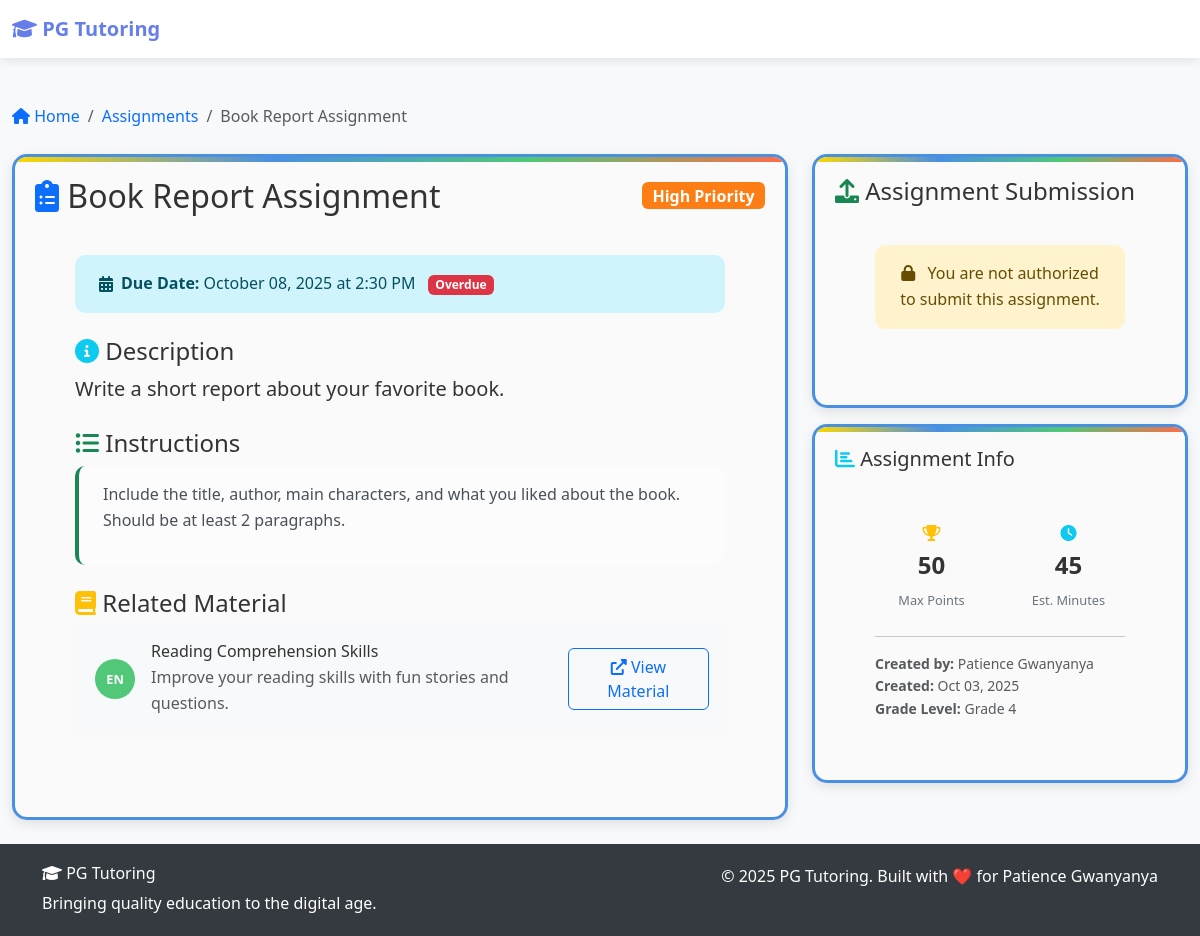
/hub/assignment/2/, run on the app's committed database.
### hub/models.py (models this page shows, shortened)
class Assignment(models.Model):
    PRIORITY_LEVELS = (
        ("low", "Low Priority"),
        ("medium", "Medium Priority"),
        ("high", "High Priority"),
        ("urgent", "Urgent"),
    )
    title = models.CharField(max_length=200)
    description = models.TextField()
    material = models.ForeignKey(
        Material, on_delete=models.CASCADE, related_name="assignments"
    )
    assigned_to = models.ManyToManyField(
        settings.AUTH_USER_MODEL,
        related_name="assignments",
        limit_choices_to={"user_type": "student"},
    )
    due_date = models.DateTimeField()
    priority = models.CharField(
        max_length=10, choices=PRIORITY_LEVELS, default="medium"
    )
    max_score = models.PositiveIntegerField(
        default=100, validators=[MinValueValidator(1), MaxValueValidator(1000)]
    )
    instructions = models.TextField(
        blank=True, help_text="Detailed instructions for students"
    )
    submission_format = models.CharField(
        max_length=200,
        blank=True,
        help_text="Expected submission format (e.g., PDF, handwritten, online quiz)",
    )
    created_by = models.ForeignKey(
        settings.AUTH_USER_MODEL,
        on_delete=models.CASCADE,
        related_name="created_assignments",
    )
    created_at = models.DateTimeField(auto_now_add=True)
    updated_at = models.DateTimeField(auto_now=True)
    is_active = models.BooleanField(default=True)
    class Meta:
        ordering = ["due_date", "-created_at"]
        verbose_name = "Assignment"
        verbose_name_plural = "Assignments"
        indexes = [
            models.Index(fields=["due_date", "is_active"]),
            models.Index(fields=["created_by", "created_at"]),
        ]
    @property
    def is_overdue(self):
        from django.utils import timezone
        return self.due_date < timezone.now()

class Material(models.Model):
    MATERIAL_TYPES = (
        ("worksheet", "Worksheet"),
        ("test", "Test"),
        ("assignment", "Assignment"),
        ("reading", "Reading Material"),
        ("video", "Video"),
        ("audio", "Audio"),
        ("presentation", "Presentation"),
        ("game", "Educational Game"),
        ("reference", "Reference Material"),
    )
    DIFFICULTY_LEVELS = (
        ("beginner", "Beginner"),
        ("intermediate", "Intermediate"),
        ("advanced", "Advanced"),
    )
    GRADE_LEVELS = (
        ("k", "Kindergarten"),
        ("1", "Grade 1"),
        ("2", "Grade 2"),
        ("3", "Grade 3"),
        ("4", "Grade 4"),
        ("5", "Grade 5"),
        ("6", "Grade 6"),
        ("7", "Grade 7"),
        ("8", "Grade 8"),
        ("9", "Grade 9"),
        ("10", "Grade 10"),
        ("11", "Grade 11"),
        ("12", "Grade 12"),
        ("university", "University Level"),
    )
    title = models.CharField(max_length=200)
    description = models.TextField()
    material_type = models.CharField(max_length=20, choices=MATERIAL_TYPES)
    subject = models.ForeignKey(
        Subject, on_delete=models.CASCADE, related_name="materials"
    )
    difficulty_level = models.CharField(max_length=20, choices=DIFFICULTY_LEVELS)
    file = models.FileField(
        upload_to=material_upload_path,
        blank=True,
        null=True,
        validators=[
            validate_file_size,
            FileExtensionValidator(
                allowed_extensions=[
                    "pdf",
                    "doc",
                    "docx",
                    "ppt",
                    "pptx",
                    "xls",
                    "xlsx",
                    "jpg",
                    "jpeg",
                    "png",
                    "gif",
                    "svg",
                    "mp4",
                    "avi",
                    "mov",
                    "wmv",
                    "mp3",
                    "wav",
                    "ogg",
                    "zip",
                    "rar",
                    "txt",
                ]
            ),
        ],
        help_text="Upload educational material (max 50MB)",
    )
    external_link = models.URLField(blank=True, help_text="External resource link")
    grade_level = models.CharField(max_length=20, choices=GRADE_LEVELS)
    estimated_time = models.IntegerField(
        validators=[MinValueValidator(1), MaxValueValidator(1440)],
        help_text="Estimated time in minutes (1-1440)",
    )
    tags = models.CharField(
        max_length=500,
        blank=True,
        help_text="Comma-separated tags (e.g., algebra, fractions, beginner)",
    )
    uploaded_by = models.ForeignKey(
        settings.AUTH_USER_MODEL,
        on_delete=models.CASCADE,
        related_name="uploaded_materials",
    )
    created_at = models.DateTimeField(auto_now_add=True)
    updated_at = models.DateTimeField(auto_now=True)
    is_active = models.BooleanField(default=True)
    download_count = models.PositiveIntegerField(default=0, null=True, blank=True)
    class Meta:
        ordering = ["-created_at"]
        verbose_name = "Material"
        verbose_name_plural = "Materials"
        indexes = [
            models.Index(fields=["subject", "grade_level"]),
            models.Index(fields=["material_type", "difficulty_level"]),
            models.Index(fields=["is_active", "created_at"]),
        ]

class Subject(models.Model):
    name = models.CharField(max_length=100, unique=True)
    description = models.TextField(blank=True)
    color_code = models.CharField(
        max_length=7, default="#007bff", help_text="Hex color code (e.g., #FF5733)"
    )
    is_active = models.BooleanField(default=True)
    created_at = models.DateTimeField(auto_now_add=True, null=True, blank=True)
    class Meta:
        ordering = ["name"]
        verbose_name = "Subject"
        verbose_name_plural = "Subjects"

### users/models.py (models this page shows, shortened)
class CustomUser(AbstractUser):
    USER_TYPES = (
        ("student", "Student"),
        ("parent", "Parent"),
        ("teacher", "Teacher"),
    )
    phone_regex = RegexValidator(
        regex=r"^\+?1?\d{9,15}$",
        message="Phone number must be entered in the format: '+999999999'. Up to 15 digits allowed.",
    )
    user_type = models.CharField(max_length=10, choices=USER_TYPES, default="student")
    phone_number = models.CharField(
        validators=[phone_regex],
        max_length=17,
        blank=True,
        help_text="Enter phone number in format: +1234567890",
    )
    date_of_birth = models.DateField(null=True, blank=True)
    profile_picture = models.ImageField(
        upload_to=profile_picture_path,
        blank=True,
        null=True,
        validators=[
            validate_image_size,
            FileExtensionValidator(allowed_extensions=["jpg", "jpeg", "png", "gif"]),
        ],
        help_text="Upload a profile picture (max 5MB, JPG/PNG/GIF only)",
    )
    grade_level = models.CharField(max_length=20, blank=True)
    parent_email = models.EmailField(blank=True)
    emergency_contact_name = models.CharField(max_length=100, blank=True)
    emergency_contact_phone = models.CharField(
        validators=[phone_regex], max_length=17, blank=True
    )
    is_verified = models.BooleanField(default=False)
    verification_token = models.CharField(max_length=100, blank=True)
    created_at = models.DateTimeField(auto_now_add=True)
    updated_at = models.DateTimeField(auto_now=True)
    class Meta:
        verbose_name = "User"
        verbose_name_plural = "Users"
        indexes = [
            models.Index(fields=["user_type"]),
            models.Index(fields=["is_verified"]),
        ]

### hub/views.py (the view)
def assignment_detail(request, assignment_id):
    assignment = get_object_or_404(Assignment, pk=assignment_id)
    submission = None
    if request.user.is_authenticated and request.user.user_type == "student":
        submission = AssignmentSubmission.objects.filter(
            assignment=assignment, student=request.user
        ).first()
    context = {
        "assignment": assignment,
        "submission": submission,
        "can_submit": (
            request.user.is_authenticated
            and request.user.user_type == "student"
            and request.user in assignment.assigned_to.all()
        ),
    }
    return render(request, "hub/assignment_detail.html", context)

### templates/hub/assignment_detail.html (shortened to what this page needs)
{% extends 'base.html' %}
{% load static %}
{% block content %}
<div class="container-fluid py-4">
    <nav aria-label="breadcrumb" class="mb-4">
        <ol class="breadcrumb">
            <li class="breadcrumb-item"><a href="{% url 'dashboard:dashboard' %}" class="text-decoration-none"><i class="fas fa-home"></i> Home</a></li>
            <li class="breadcrumb-item"><a href="{% url 'hub:assignments_list' %}" class="text-decoration-none">Assignments</a></li>
            <li class="breadcrumb-item active">{{ assignment.title }}</li>
        </ol>
    </nav>
    <div class="row">
        <div class="col-lg-8">
            <div class="kids-card">
                <div class="card-header d-flex justify-content-between align-items-center">
                    <h2 class="mb-0">
                        <i class="fas fa-clipboard-list text-primary"></i>
                        {{ assignment.title }}
                    </h2>
                    <span class="badge badge-{{ assignment.priority|default:'secondary' }} fs-6">
                        {{ assignment.get_priority_display }}
                    </span>
                </div>
                <div class="card-body">
                    <div class="alert alert-info d-flex align-items-center mb-4">
                        <i class="fas fa-calendar-alt me-2"></i>
                        <div>
                            <strong>Due Date:</strong> {{ assignment.due_date|date:"F d, Y \a\t g:i A" }}
                            {% if assignment.is_overdue %}
                                <span class="badge bg-danger ms-2">Overdue</span>
                            {% else %}
                                <span class="text-muted ms-2">({{ assignment.days_until_due }} days left)</span>
                            {% endif %}
                        </div>
                    </div>
                    <div class="mb-4">
                        <h4><i class="fas fa-info-circle text-info"></i> Description</h4>
                        <p class="fs-5">{{ assignment.description }}</p>
                    </div>
                    {% if assignment.instructions %}
                    <div class="mb-4">
                        <h4><i class="fas fa-list-ul text-success"></i> Instructions</h4>
                        <div class="alert alert-light border-start border-success border-4">
                            {{ assignment.instructions|linebreaks }}
                        </div>
                    </div>
                    {% endif %}
                    {% if assignment.material %}
                    <div class="mb-4">
                        <h4><i class="fas fa-book text-warning"></i> Related Material</h4>
                        <div class="d-flex align-items-center p-3 bg-light rounded">
                            <div class="subject-badge me-3" style="background-color: {{ assignment.material.subject.color_code }};">
                                {{ assignment.material.subject.name|slice:":2"|upper }}
                            </div>
                            <div>
                                <h6 class="mb-1">{{ assignment.material.title }}</h6>
                                <p class="text-muted mb-0">{{ assignment.material.description|truncatewords:15 }}</p>
                            </div>
                            <a href="{% url 'hub:material_detail' assignment.material.pk %}" class="btn btn-outline-primary ms-auto">
                                <i class="fas fa-external-link-alt"></i> View Material
                            </a>
                        </div>
                    </div>
                    {% endif %}
                </div>
            </div>
        </div>
        <div class="col-lg-4">
            <div class="kids-card">
                <div class="card-header">
                    <h4 class="mb-0">
                        <i class="fas fa-upload text-success"></i>
                        Assignment Submission
                    </h4>
                </div>
                <div class="card-body">
                    {% if submission %}
                        <div class="alert alert-success">
                            <i class="fas fa-check-circle me-2"></i>
                            <strong>Submitted!</strong><br>
                            <small>{{ submission.submitted_at|date:"M d, Y \a\t g:i A" }}</small>
                        </div>
                        <div class="mb-3">
                            <strong>Status:</strong>
                            <span class="badge badge-{{ submission.status }}">
                                {{ submission.get_status_display }}
                            </span>
                        </div>
                        {% if submission.grade %}
                        <div class="mb-3">
                            <strong>Grade:</strong>
                            <span class="badge bg-primary">{{ submission.grade }}</span>
                            {% if submission.numeric_score %}
                                <small class="text-muted">({{ submission.numeric_score }}%)</small>
                            {% endif %}
                        </div>
                        {% endif %}
                        {% if submission.teacher_feedback %}
                        <div class="mb-3">
                            <strong>Teacher Feedback:</strong>
                            <div class="alert alert-info mt-2">
                                {{ submission.teacher_feedback|linebreaks }}
                            </div>
                        </div>
                        {% endif %}
                        <a href="{% url 'hub:submit_assignment' assignment.id %}" class="btn btn-warning btn-lg w-100">
                            <i class="fas fa-edit"></i> Update Submission
                        </a>
                    {% else %}
                        <div class="alert alert-warning text-center">
                            <i class="fas fa-lock me-2"></i>
                            You are not authorized to submit this assignment.
                        </div>
                    {% endif %}
                </div>
            </div>
            <div class="kids-card mt-3">
                <div class="card-header">
                    <h5 class="mb-0">
                        <i class="fas fa-chart-bar text-info"></i>
                        Assignment Info
                    </h5>
                </div>
                <div class="card-body">
                    <div class="row text-center">
                        <div class="col-6">
                            <div class="stat-item">
                                <i class="fas fa-trophy text-warning"></i>
                                <div class="stat-value">{{ assignment.max_score }}</div>
                                <div class="stat-label">Max Points</div>
                            </div>
                        </div>
                        <div class="col-6">
                            <div class="stat-item">
                                <i class="fas fa-clock text-info"></i>
                                <div class="stat-value">{{ assignment.material.estimated_time|default:"30" }}</div>
                                <div class="stat-label">Est. Minutes</div>
                            </div>
                        </div>
                    </div>
                    <hr>
                    <div class="small text-muted">
                        <div><strong>Created by:</strong> {{ assignment.created_by.get_full_name|default:assignment.created_by.username }}</div>
                        <div><strong>Created:</strong> {{ assignment.created_at|date:"M d, Y" }}</div>
                        {% if assignment.material.grade_level %}
                        <div><strong>Grade Level:</strong> {{ assignment.material.get_grade_level_display }}</div>
                        {% endif %}
                    </div>
                </div>
            </div>
        </div>
    </div>
</div>
{% endblock %}

### data on the page
Assignment: title "Book Report Assignment", priority "High Priority", due_date "October 08, 2025 at 2:30 PM", description "Write a short report about your favorite book.", instructions "Include the title, author, main characters, and what you liked about the book. Should be at least 2 paragraphs.", material.subject.name "EN", material "Reading Comprehension Skills", material.description "Improve your reading skills with fun stories and questions.", max_score "50", material.estimated_time "45", created_by.get_full_name "Patience Gwanyanya", created_at "Oct 03, 2025", material.grade_level "Grade 4"
